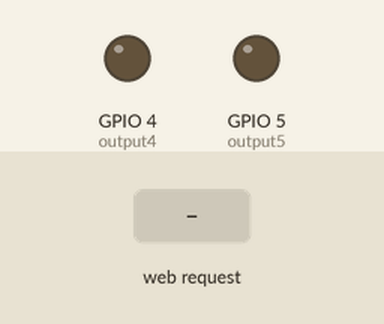
Bench run of a program on a simulated ESP8266 (NodeMCU). Shown: output pins drawn as LEDs (lit = HIGH). Dashed ring = blinking. The test bench sets the inputs (shaded band). WiFi joins after 1.5 s; servers stay silent unless stated; what the program prints to the serial monitor is not drawn.

Above: at 2.7 s.
2.8 s: HTTP request GET /5/on received
At 2.9 s:
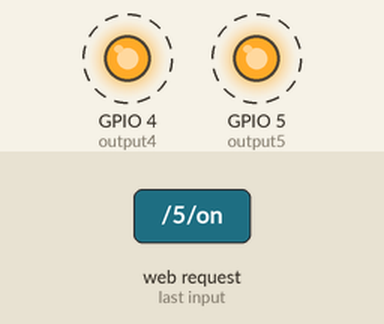
Timing chart, 0 to 11.8 s (numbered marks = the images above; inputs shaded):
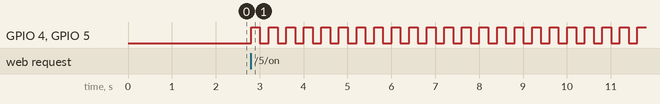

The program:

main.cpp
```cpp
#include <Arduino.h>
#include <ESP8266WiFi.h>

const char *ssid = "PROF.RAFAEL";
const char *password = ""; // senha do dispositivo
IPAddress ip(192, 168, 1, 144);//ip do dispositivo
IPAddress gateway(192, 168, 1, 1);
IPAddress subnet(255, 255, 255, 0);

WiFiServer server(80);

String header;

String output5State = "off";

const int output5 = 5; //portas da placa
const int output4 = 4;

unsigned long currentTime = millis();

unsigned long previousTime = 0;

const long timeoutTime = 2000; //tempo online

void setup()
{
  Serial.begin(9600);

  pinMode(output5, OUTPUT);
  pinMode(output4, OUTPUT);//habilitar a porta

  digitalWrite(output5, LOW);//estado da porta
  digitalWrite(output4, LOW);

  Serial.print("Connecting to ");
  Serial.println(ssid);
  WiFi.begin(ssid, password);
  WiFi.config(ip, gateway, subnet);
  while (WiFi.status() != WL_CONNECTED)
  {
    delay(500);
    Serial.print(".");
  }

  Serial.println("");
  Serial.println("WiFi connected.");
  Serial.println("IP address: ");
  Serial.println(WiFi.localIP());
  server.begin();
}

void loop()
{
  WiFiClient client = server.available();
  if (client)
  {
    Serial.println("New Client.");
    String currentLine = "";
    currentTime = millis();
    previousTime = currentTime;
    while (client.connected() && currentTime - previousTime <= timeoutTime)
    {
      currentTime = millis();
      if (client.available())
      {
        char c = client.read();
        Serial.write(c);
        header += c;
        if (c == '\n')
        {

          if (currentLine.length() == 0)
          {

            client.println("HTTP/1.1 200 OK");
            client.println("Content-type:text/html");
            client.println("Connection: close");
            client.println();

            if (header.indexOf("GET /5/on") >= 0)
            {
              Serial.println("GPIO 5 on");
              output5State = "on";
              while (header.indexOf("GET /5/on") >= 0){
              digitalWrite(output5, HIGH);
              digitalWrite(output4, HIGH);
              delay(200);
              digitalWrite(output4, LOW);
              digitalWrite(output5, LOW);
              delay(200);
              }
            }
            else if (header.indexOf("GET /5/off") >= 0)
            {
              Serial.println("GPIO 5 off");
              output5State = "off";
              digitalWrite(output5, LOW);
              digitalWrite(output4, LOW);
            }

            client.println("<!DOCTYPE html><html>");
            client.println("<head><meta name=\"viewport\" content=\"width=device-width, initial-scale=1\">");
            client.println("<link rel=\"icon\" href=\"data:,\">");

            client.println("<style>html { font-family: Helvetica; display: inline-block; margin: 0px auto; text-align: center;}");
            client.println(".button { background-color: #195B6A; border: none; color: white; padding: 16px 40px;");
            client.println("text-decoration: none; font-size: 30px; margin: 2px; cursor: pointer;}");
            client.println(".button2 {background-color: #77878A;}</style></head>");

            client.println("<body><h1>ESP8266 Web Server</h1>");
            client.println("<body><h2>Prof. Rafael</h2>");

            client.println("<p>GPIO 5 - State " + output5State + "</p>");

            if (output5State == "off")
            {
              client.println("<p><a href=\"/5/on\"><button class=\"button\">ON</button></a></p>");
            }
            else
            {
              client.println("<p><a href=\"/5/off\"><button class=\"button button2\">OFF</button></a></p>");
            }

            client.println("</body></html>");

            client.println();

            break;
          }
          else
          {
            currentLine = "";
          }
        }
        else if (c != '\r')
        {
          currentLine += c;
        }
      }
    }

    header = "";

    client.stop();
    Serial.println("Client disconnected.");
    Serial.println("");
  }
}
```

Measured:
- after the input at 2.8 s, GPIO 4 (output4), GPIO 5 (output5): alternates HIGH for 0.20 s and LOW for 0.20 s, starting at once
